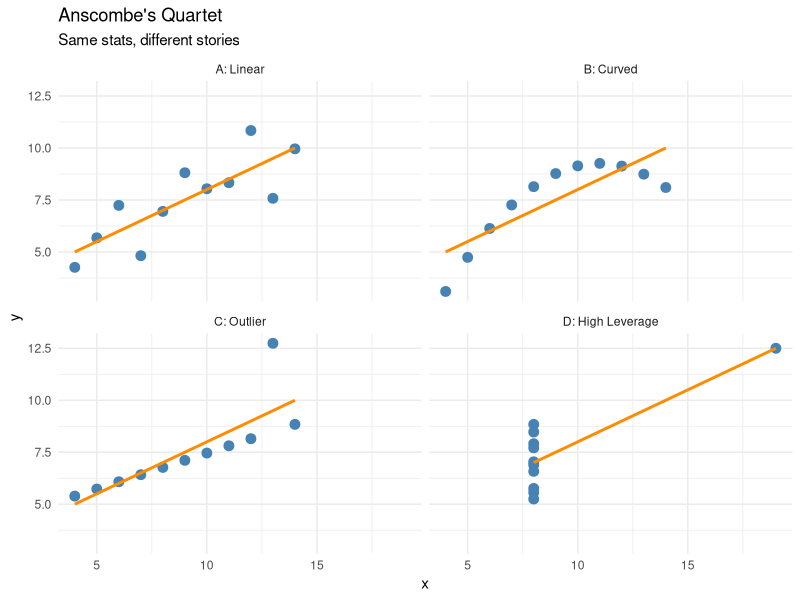
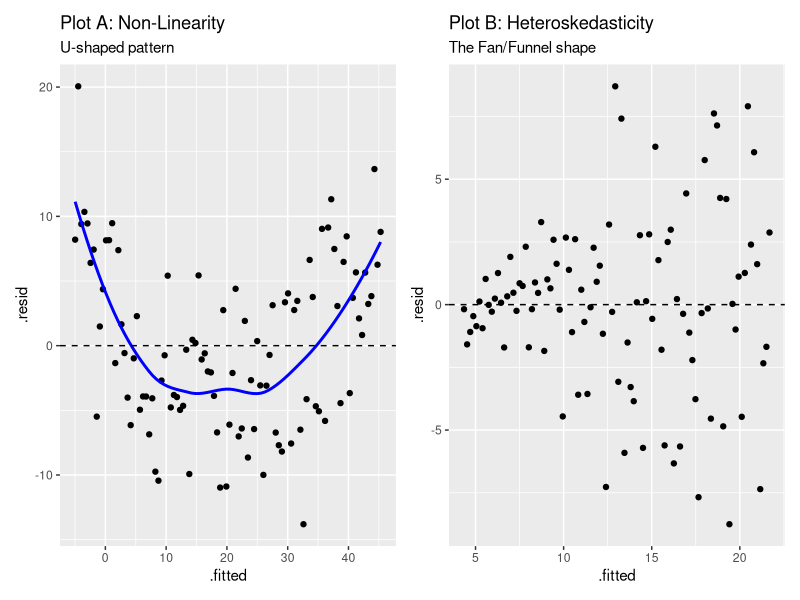
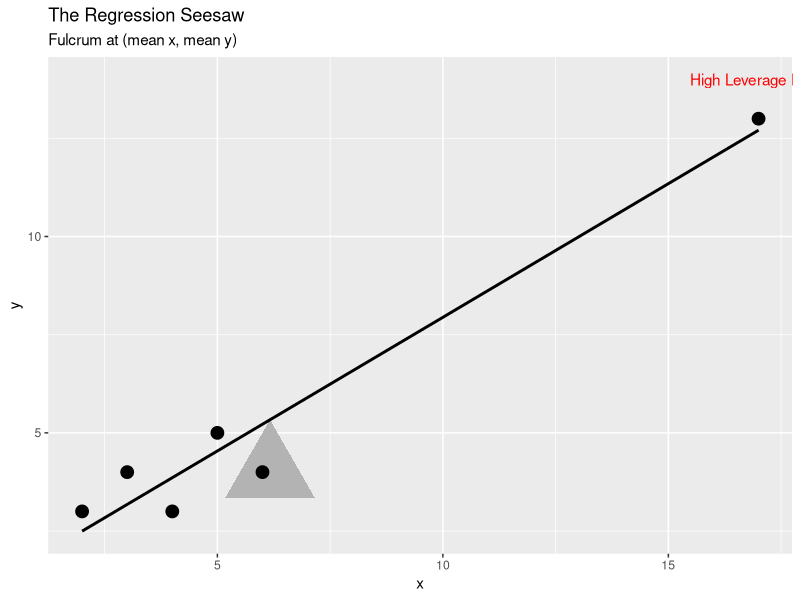
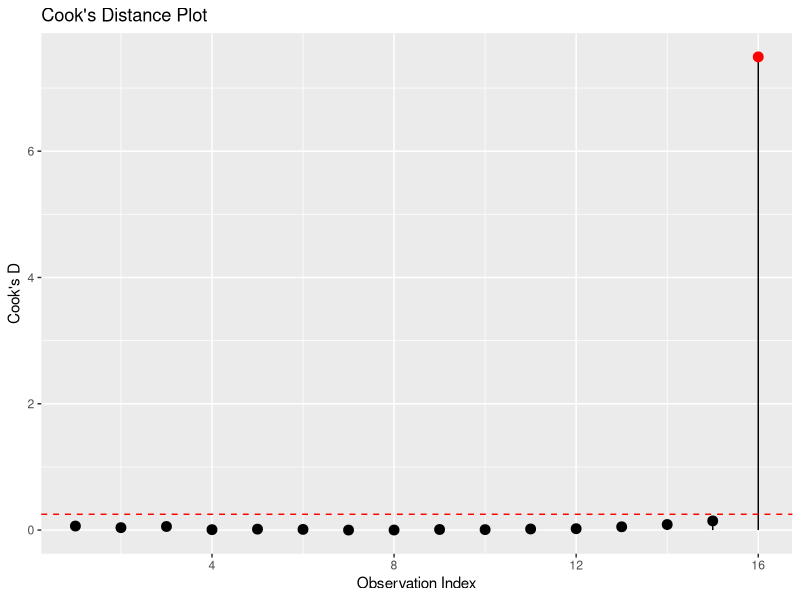
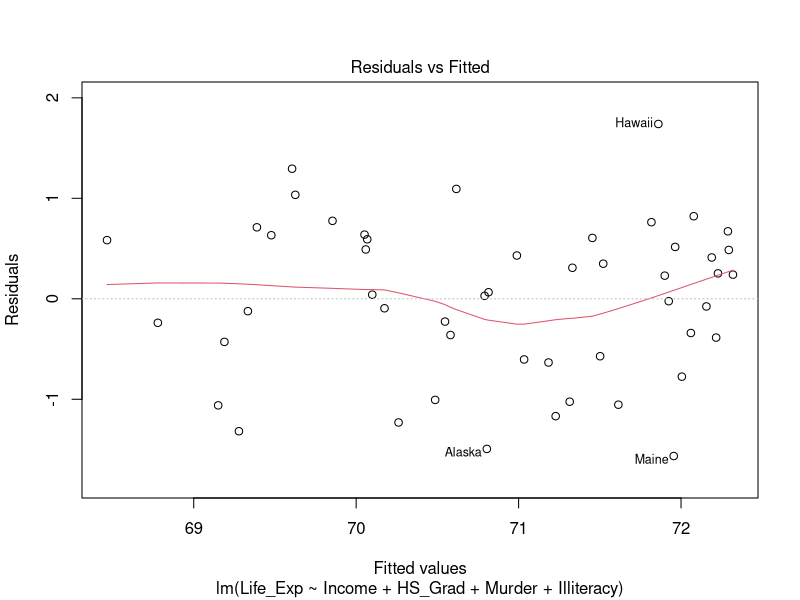
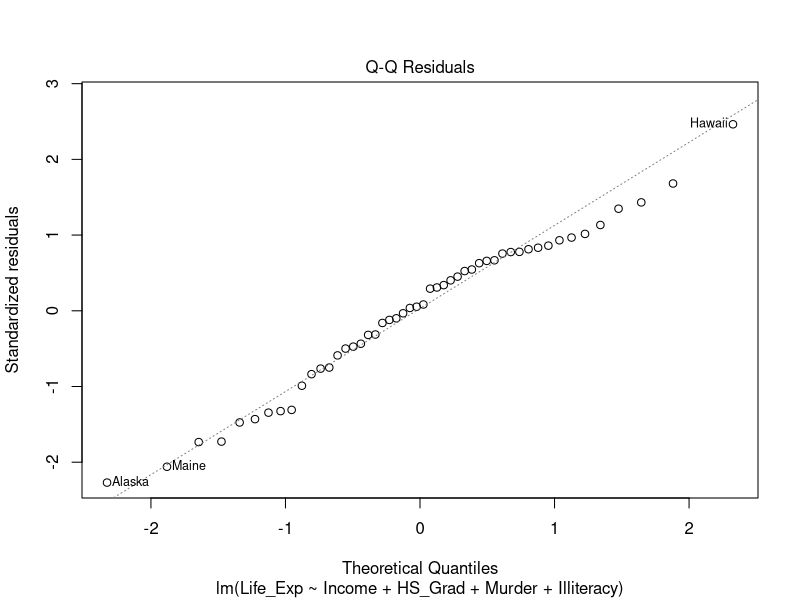
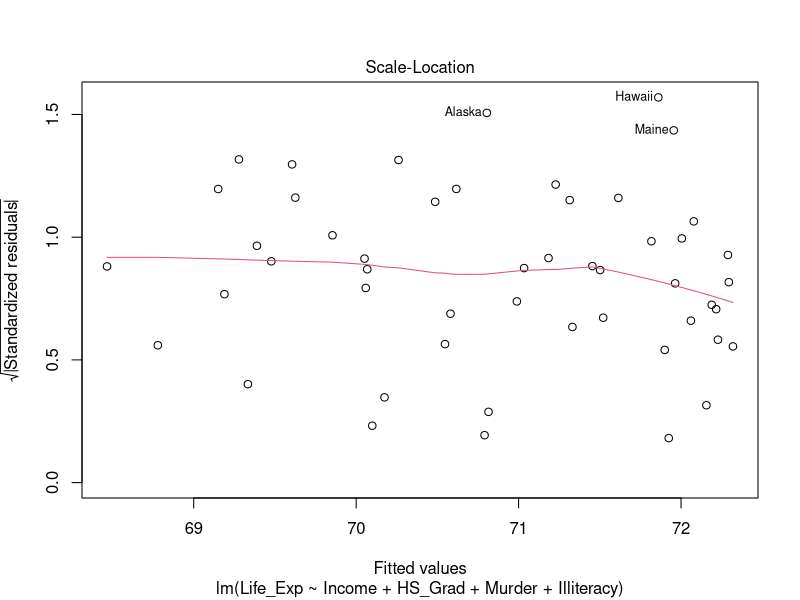
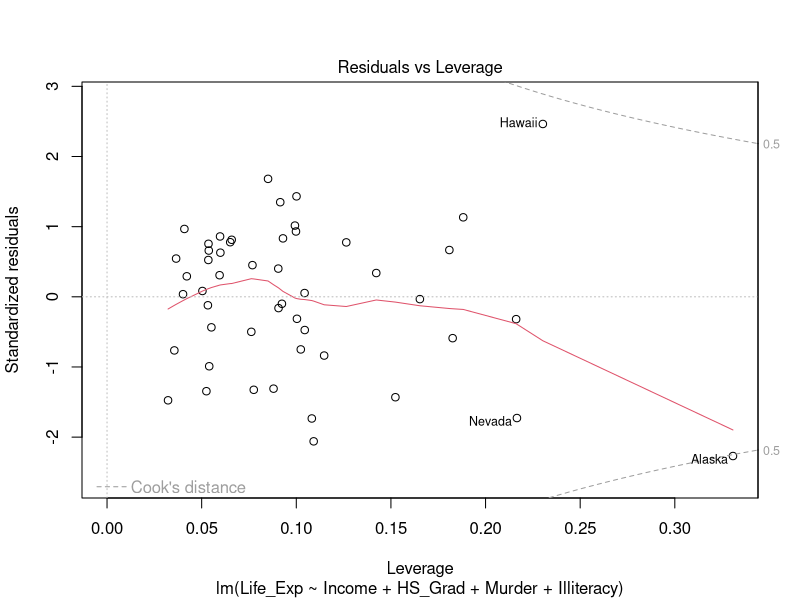

R code for these plots, in order:
## ---- chunk 1
library(tidyverse)
library(patchwork)
library(broom)
library(car)
library(lmtest)
library(sandwich)

# Prepare Anscombe Data
anscombe_tidy <- anscombe %>%
  pivot_longer(everything(), names_to = c(".value", "set"), names_pattern = "(.)(.)")

# Plotting the Quartet
ggplot(anscombe_tidy, aes(x, y)) +
  geom_point(color = "steelblue", size = 3) +
  geom_smooth(method = "lm", se = FALSE, color = "darkorange") +
  facet_wrap(~set, labeller = as_labeller(c(`1`="A: Linear", `2`="B: Curved", `3`="C: Outlier", `4`="D: High Leverage"))) +
  labs(title = "Anscombe's Quartet", subtitle = "Same stats, different stories") +
  theme_minimal()

## ---- chunk 2
# Generate Data
n <- 100
df_fail <- data.frame(x = seq(1, 10, length.out = n)) %>%
  mutate(
    y_curved = 2 + 0.5 * x^2 + rnorm(n, sd = 5),
    y_hetero = 2 + 2 * x + rnorm(n, sd = 0.6 * x)
  )

# Fit and Augment
m_curv <- lm(y_curved ~ x, data = df_fail)
m_het <- lm(y_hetero ~ x, data = df_fail)

res_curv <- ggplot(augment(m_curv), aes(.fitted, .resid)) +
  geom_point() + geom_smooth(method = "loess", se = FALSE, color = "blue") +
  geom_hline(yintercept = 0, linetype = "dashed") +
  labs(title = "Plot A: Non-Linearity", subtitle = "U-shaped pattern")

res_het <- ggplot(augment(m_het), aes(.fitted, .resid)) +
  geom_point() + geom_hline(yintercept = 0, linetype = "dashed") +
  labs(title = "Plot B: Heteroskedasticity", subtitle = "The Fan/Funnel shape")

res_curv | res_het
## ---- chunk 3
# The Seesaw Diagram
df_seesaw <- data.frame(x = c(2, 3, 4, 5, 6, 17), y = c(3, 4, 3, 5, 4, 13))
mean_x <- mean(df_seesaw$x)
mean_y <- mean(df_seesaw$y)

ggplot(df_seesaw, aes(x, y)) +
  geom_polygon(data = data.frame(x = c(mean_x-1, mean_x+1, mean_x), 
                                 y = c(mean_y-2, mean_y-2, mean_y)), 
               aes(x, y), fill = "grey70") +
  geom_smooth(method = "lm", se = FALSE, color = "black") +
  geom_point(size = 4) +
  annotate("text", x = 17, y = 14, label = "High Leverage Edge", color = "red") +
  labs(title = "The Regression Seesaw", subtitle = "Fulcrum at (mean x, mean y)")
## ---- chunk 4
# Create Influential Data
df_inf <- data.frame(x = 1:15, y = 1:15 + rnorm(15, sd = 0.5))
df_inf <- rbind(df_inf, c(25, 5)) # Add influential point

m_inf <- lm(y ~ x, data = df_inf)
df_diag <- augment(m_inf)

ggplot(df_diag, aes(x = 1:nrow(df_diag), y = .cooksd)) +
  geom_segment(aes(xend = 1:nrow(df_diag), yend = 0)) +
  geom_point(aes(color = .cooksd > 4/nrow(df_diag)), size = 3) +
  geom_hline(yintercept = 4/nrow(df_diag), linetype = "dashed", color = "red") +
  scale_color_manual(values = c("black", "red")) +
  labs(title = "Cook's Distance Plot", x = "Observation Index", y = "Cook's D") +
  theme(legend.position = "none")
## ---- chunk 5
# 1. Load and Clean
states <- as.data.frame(state.x77) %>%
  rename(Life_Exp = `Life Exp`, HS_Grad = `HS Grad`)

# 2. Fit Model
m_state <- lm(Life_Exp ~ Income + HS_Grad + Murder + Illiteracy, data = states)

# 3. Check VIF (Multicollinearity)
print("VIF Check:")
print(vif(m_state))

# 4. Check for Influential States
df_state_diag <- augment(m_state)
df_state_diag$.rownames <- rownames(states)
print("Top 3 Influential States:")
print(df_state_diag %>% arrange(desc(.cooksd)) %>% head(3) %>% select(.rownames, .cooksd))

# 5. Robust Standard Errors (If Heteroskedasticity is suspected)
print("Robust Standard Errors (HC3):")
coeftest(m_state, vcov = vcovHC(m_state, type = "HC3"))
## ---- chunk 6
plot(m_state)

## ---- chunk 7

# Often, Income and Population distributions are skewed. 
# Let's try transforming the dependent variable to see if residuals stabilize.
m_state_log <- lm(log(Life_Exp) ~ Income + HS_Grad + Murder, data = states)

# Check the new residuals
p_remediation_1 <- ggplot(augment(m_state_log), aes(.fitted, .resid)) +
  geom_point() + 
  geom_smooth(method = "loess", se = FALSE, color = "darkgreen") +
  geom_hline(yintercept = 0, linetype = "dashed") +
  labs(title = "Remediation: Log-Transformed Life Expectancy", 
       subtitle = "Check if the residual 'snow' is more random than the linear model")

p_remediation_1

## ---- chunk 8


# We identified the most influential state earlier (the one with the highest Cook's D).
# Let's see how much that ONE state changes our 'Murder' coefficient.

# Identify index of the top influencer
top_inf_idx <- which.max(cooks.distance(m_state))
inf_name <- rownames(states)[top_inf_idx]

# Fit model without that state
m_state_reduced <- lm(Life_Exp ~ Income + HS_Grad + Murder, data = states[-top_inf_idx, ])

# Compare the 'Murder' coefficient
murder_all <- coef(m_state)["Murder"]
murder_reduced <- coef(m_state_reduced)["Murder"]
percent_change <- ((murder_reduced - murder_all) / murder_all) * 100

cat("Sensitivity Analysis for:", inf_name, "\n")
cat("Murder Coefficient (Full Data):", round(murder_all, 4), "\n")
cat("Murder Coefficient (Reduced Data):", round(murder_reduced, 4), "\n")
cat("Percent Change:", round(percent_change, 2), "%\n")

# Logic: If change > 10%, that state is 'bullying' your conclusion!
p_remediation_1
